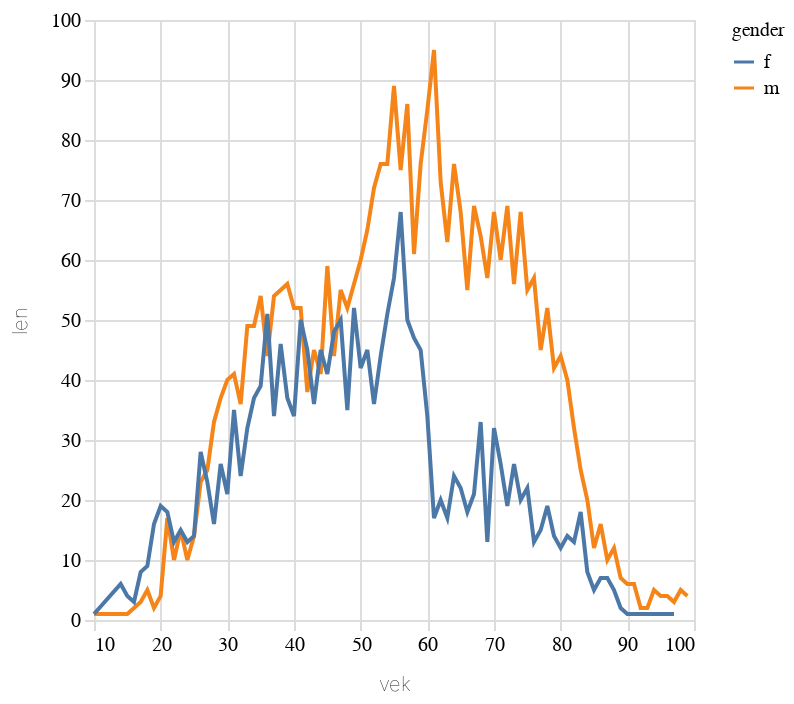

Notebook cell for this chart:
### Code cell
alt.Chart(
    pl.concat([ceske_romany, ceske_kratke]).filter(
        pl.col('rok').is_between(2000,2010)
    ).group_by(["gender","vek"]).len().sort(by="vek").filter(pl.col('gender').is_in(['m','f'])).to_pandas()
).mark_line().encode(alt.X("vek"),alt.Y("len"),alt.Color("gender"))

### Figure 1 — Vega-Lite specification as saved in the notebook (floating-point values rounded to 4 significant figures; data arrays with more than 128 entries replaced by an {"elided": "..."} marker saying what was removed)
{"config": {"title": {"font": "Noticia Text", "fontSize": 14, "anchor": "start", "lineHeight": 21, "fontWeight": "bolder", "subtitleFont": "Noticia Text", "subtitleFontSize": 12, "subtitlePadding": 12, "dy": -12}, "axis": {"labelFont": "Asap", "titleFont": "Asap", "fontWeight": "lighter", "titleFontWeight": "lighter", "labelFontSize": 10, "titleFontSize": 10, "labelPadding": 2, "titlePadding": 10, "domainOpacity": 0, "tickColor": "#DCDDD6"}, "legend": {"labelFont": "Asap", "labelFontWeight": "normal", "titleFont": "Asap", "titleFontWeight": "normal", "labelFontSize": 10, "titleFontSize": 10}}, "data": {"name": "data-3563c6c7d1b9a9137f49804160221642"}, "mark": {"type": "line"}, "encoding": {"color": {"field": "gender", "type": "nominal"}, "x": {"field": "vek", "type": "quantitative"}, "y": {"field": "len", "type": "quantitative"}}, "$schema": "https://vega.github.io/schema/vega-lite/v5.8.0.json", "datasets": {"data-3563c6c7d1b9a9137f49804160221642": {"elided": "169 records"}}}
